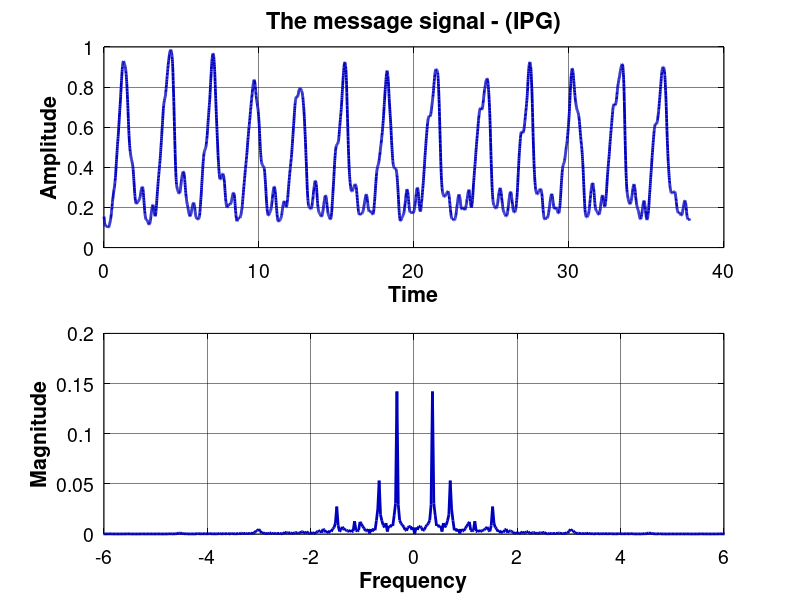
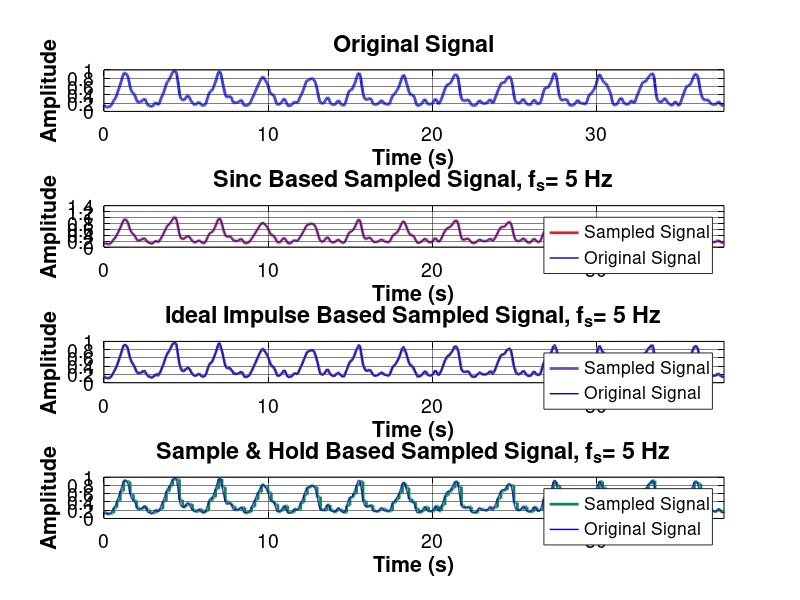

The MATLAB source for these figures, in order:
%%%%%%%%%%%%%%%%%%%%%%%%%%%%%%%%%%%%%%%%%%%%%%%%%%%%%%%%%%%%%%%%
%                   Illustrating Simulation 7-1:               %
%                     Types of Sampling Method                 %
%                                                              %
%        Book : Analog & Digital Communication Systems         %
%                   By: Dr.Farnaz Ghassemi                     %
%                     Chapter 7-Section                        %
%                                                              %
%   Version.4:             04/03/03---Dr.Ghassemi              % 
%   Version.3:             04/02/22---Dr.Ghassemi              %                                            %
%   Version.2:             03/09/03---Dr.Ghassemi              %
%   Version.1:             96/06/30---Dr.Ghassemi              %
%%%%%%%%%%%%%%%%%%%%%%%%%%%%%%%%%%%%%%%%%%%%%%%%%%%%%%%%%%%%%%%%
%%---------------------------------------------------------------
close all;
clear;
clc;
colors=[0,0,0;                       %1-Black
        0,0,0.75;                    %2-Blue
        214/255,39/255,40/255;       %3-Red
        15/255,133/255,84/255;       %4-Green
        118/255,78/255,159/255;      %5-Purple
        225/255,124/255,5/255;       %6-Orange
        56/255,166/255,165/255;      %7-Light Blue
        204/255,80/255,62/255;       %8-Light Red
        115/255,175/255,72/255;      %9-Light Green
        237/255,173/255,8/255;       %10-Light Orange
        148/255,52/255,110/255;      %11-Light Purple
        70/255,0,114/255;            %12-Dark Blue
        0,0.5,0.25                   %13-Green
        ];
grayColor = [0.5, 0.5, 0.5];
marks={'-';'--';':';'-.'};

% Set Text Font
set(0, 'DefaultTextFontName', 'Helvetica', 'DefaultTextFontSize', 18, 'DefaultTextFontWeight', 'bold', 'DefaultTextColor', 'black');

% Set default properties for titles, labels, and axes
set(groot, 'DefaultAxesFontName', 'Helvetica'); % Default font for axes
set(groot, 'DefaultAxesFontSize', 12); % Default font size for axes
set(groot, 'DefaultAxesTitleFontWeight', 'bold'); % Default title weight (optional)

% Set default properties for title font specifically
set(groot, 'DefaultAxesTitleFontSizeMultiplier', 1.2); % Adjust title font size relative to axes font size
set(groot, 'DefaultTextFontName', 'Helvetica'); % Default font for text objects

% Set default properties for all axes
set(groot, 'DefaultAxesFontSize', 14); % Set font size for all axes' tick labels
set(groot, 'DefaultAxesFontName', 'Helvetica'); % Set font for all axes' tick labels
%set(groot, 'DefaultAxesFontWeight', 'bold'); % Set font weight for all axes' tick labels
set(groot, 'DefaultAxesXColor', 'black'); % Set X-axis color
set(groot, 'DefaultAxesYColor', 'black'); % Set Y-axis color

% Set default properties for axes
set(groot, 'DefaultAxesGridLineStyle', '-'); % Default grid line style
set(groot, 'DefaultAxesGridColor', [0 0 0]); % Default grid color (black)
set(groot, 'DefaultAxesGridAlpha', 0.5); % Default grid opacity (fully opaque)
set(groot, 'DefaultAxesLineWidth', 0.5); % Default axes line width (affects grid lines too)

% Box Style for Axe
set(groot, 'DefaultAxesBox', 'on'); % Default: 'on' means axes have a box
%%---------------------------------------------------------------
%% Load signal
load('IP.mat'); 
fs0 = 125;       % Sampling frequency
t0 = (0:length(IP)-1)/fs0;
m=IP;
m_n=(m-mean(m))/max(abs(m));            % normalized message signal
M = fftshift(fft(m_n) / length(m_n));   % Fourier transform 
f = linspace(-fs0/2, fs0/2, length(M));	% frequency vector

fp=(5)*1.2;
BioSig_Type='IPG';
% Figure 1: Message Signal
figure
subplot(2,1,1)
plot(t0,m,'Color', colors(2,:),'LineWidth', 2)
xlabel('Time'), ylabel('Amplitude'), title(['The message signal - (',BioSig_Type,')']), grid on
subplot(2,1,2)
plot(f,abs(M),'Color', colors(2,:),'LineWidth', 2) 
xlabel('Frequency'), ylabel('Magnitude'), xlim([-fp fp]), grid on
%% Ask user for Sampling rate
fs = input('Enter the Sampling rate (in samples/sec (Hz), e.g.: 6; The signal band width is 3Hz): ');
Ts = 1/fs; 
t = 0:Ts:t0(end); 

%% Sample the signal 
IP_sampled = interp1(t0, IP, t, 'linear');

sampled_sinc = zeros(size(t0));
for n = 1:length(IP_sampled)
    sampled_sinc = sampled_sinc + IP_sampled(n) * sinc(fs*(t0 - t(n)));
    sampled_Impulse(1+n*fs)=IP_sampled(n);
end
sampled_Impulse = zeros(size(t));
for i = 1:length(t)
    sampled_Impulse(i) = IP_sampled(i);
end
sampled_Hold = zeros(size(t0));
for i = 1:length(t)-1
    idx = t0 >= t(i) & t0 < t(i+1);
    sampled_Hold(idx) = IP_sampled(i);
end
sampled_Hold(t0 >= t(end)) = IP_sampled(end);


%% Plotting
figure;
tlim = [0 t0(end)];

subplot(4,1,1);
plot(t0, IP, 'Color', colors(2,:), 'LineWidth', 2);
title('Original Signal');
xlabel('Time (s)'); ylabel('Amplitude'); grid on;
xlim(tlim);

subplot(4,1,2);
plot(t0, sampled_sinc, 'Color', colors(3,:), 'LineWidth', 2);
title(['Sinc Based Sampled Signal, f_s= ',num2str(fs),' Hz']);
xlabel('Time (s)'); ylabel('Amplitude'); grid on; xlim(tlim); hold on;
plot(t0, IP, 'Color', colors(2,:), 'LineWidth', 1);
legend ('Sampled Signal','Original Signal');

subplot(4,1,3);
plot(t, sampled_Impulse, 'Color', colors(5,:), 'LineWidth', 2);
title(['Ideal Impulse Based Sampled Signal, f_s= ',num2str(fs),' Hz']);
xlabel('Time (s)'); ylabel('Amplitude'); grid on; xlim(tlim);hold on;
plot(t0, IP, 'Color', colors(2,:), 'LineWidth', 1);
legend ('Sampled Signal','Original Signal');

subplot(4,1,4);
plot(t0, sampled_Hold, 'Color', colors(4,:), 'LineWidth', 2);
title(['Sample & Hold Based Sampled Signal, f_s= ',num2str(fs),' Hz']);
xlabel('Time (s)'); ylabel('Amplitude'); grid on; xlim(tlim);hold on;
plot(t0, IP, 'Color', colors(2,:), 'LineWidth', 1);
legend ('Sampled Signal','Original Signal');
